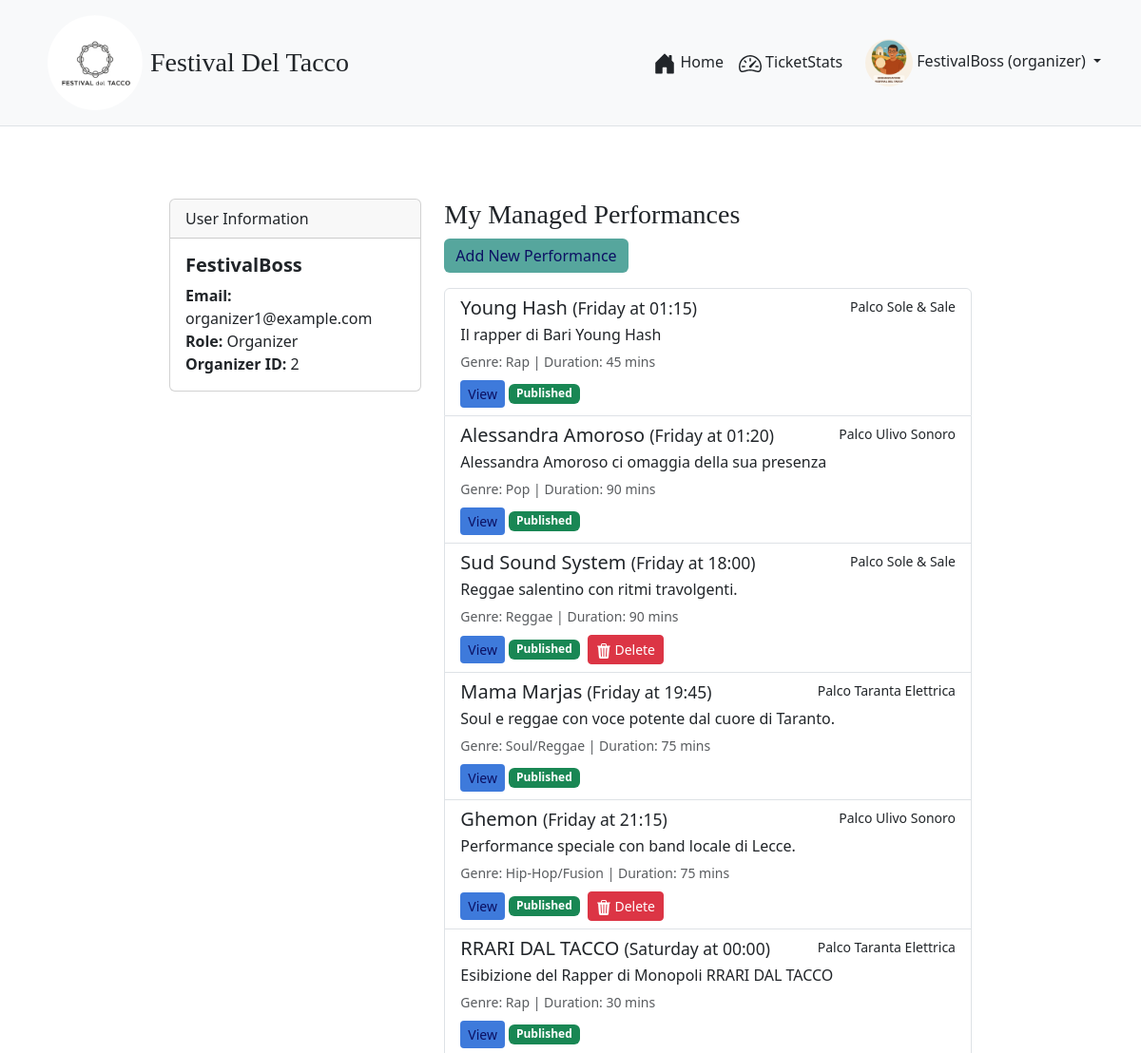
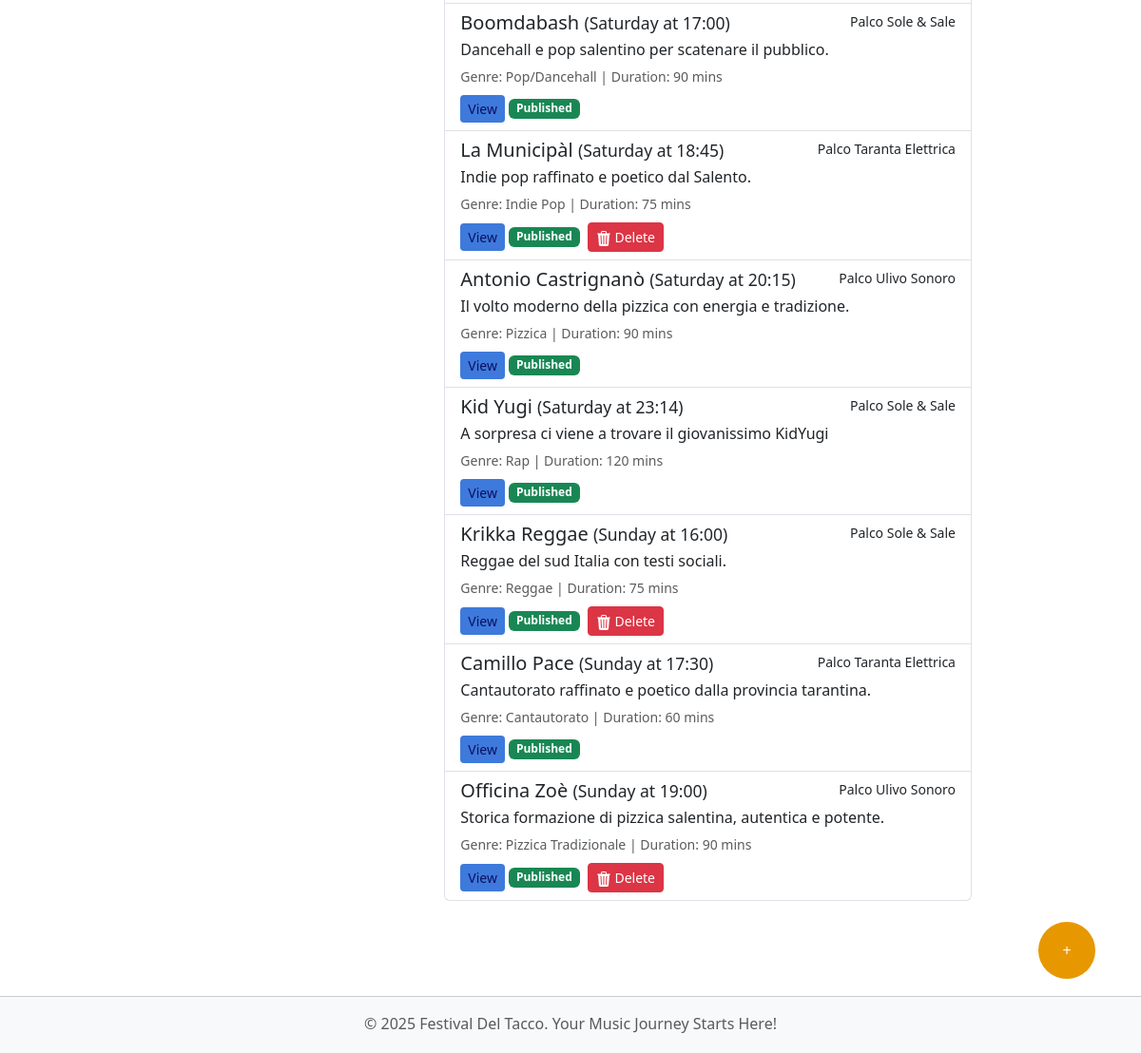
The page /profile (signed in) on the database its author committed (2 pictures, top to bottom).
### tables this page shows
CREATE TABLE UTENTI (
            id INTEGER PRIMARY KEY AUTOINCREMENT,
            email TEXT UNIQUE NOT NULL,
            nickname TEXT NOT NULL,
            password_hash TEXT NOT NULL,
            role TEXT NOT NULL CHECK(role IN ('participant', 'organizer'))
        );

CREATE TABLE PERFORMANCE (
            id INTEGER PRIMARY KEY AUTOINCREMENT,
            artist_name TEXT NOT NULL UNIQUE,
            day TEXT NOT NULL,
            start_time TEXT NOT NULL, -- HH:MM format
            duration_minutes INTEGER NOT NULL,
            description TEXT,
            stage_name TEXT NOT NULL,
            genre TEXT,
            image_path TEXT,
            is_published INTEGER NOT NULL DEFAULT 0, -- 0 for False, 1 for True
            organizer_id INTEGER NOT NULL,
            FOREIGN KEY (organizer_id) REFERENCES UTENTI (id)
        );

### app.py (the view)
@app.route('/profile')
@login_required
def profile():
    user_ticket = None
    all_festival_performances = [] # Per la visione completa del festival da parte dell'organizzatore
    if current_user.role == 'participant':
        user_ticket_data = db.get_ticket_by_user_id(current_user.id)
        if user_ticket_data:
            user_ticket = dict(user_ticket_data)
            user_ticket['valid_days_list'] = user_ticket['valid_days'].split(',')
            user_ticket['ticket_type_name'] = Config.TICKET_TYPES.get(user_ticket['ticket_type'], {}).get('name', 'Unknown Ticket')
    elif current_user.role == 'organizer':
        print(current_user.id)
        all_festival_performances = db.get_all_performances()
    return render_template('profile_festival.html',
                           user_ticket=user_ticket,
                           performances=all_festival_performances)

### app.py (called while the page is built)
@login_manager.user_loader
def load_user(user_id):
    user_data = db.get_user_by_id(int(user_id))
    if user_data:
        return User(id=user_data['id'], email=user_data['email'], nickname=user_data['nickname'], role=user_data['role'])
    return None

@app.context_processor
def inject_global_vars(): # prendo le variabli globali da festival_config.py, comuni a tutti i template
    user_has_ticket = False
    if current_user.is_authenticated and current_user.role == 'participant':
        if db.get_ticket_by_user_id(current_user.id):
            user_has_ticket = True
    return dict(
        FESTIVAL_DAYS=Config.FESTIVAL_DAYS,
        FESTIVAL_STAGES=Config.FESTIVAL_STAGES,
        TICKET_TYPES_CONFIG=Config.TICKET_TYPES,
        now=datetime.now().year,
        g_user_has_ticket=user_has_ticket
    )

### festival_dao.py (called while the page is built)
def get_db_connection():
    conn = sqlite3.connect(DATABASE_NAME)
    conn.row_factory = sqlite3.Row # Access columns by name
    return conn

def get_user_by_id(user_id):
    conn = get_db_connection()
    user = conn.execute("SELECT * FROM UTENTI WHERE id = ?", (user_id,)).fetchone()
    conn.close()
    return user

### templates/profile_festival.html (shortened to what this page needs)
{% extends "base_festival.html" %}
{% block content %}
<div class="container mt-5">
    <div class="row">
        <div class="col-md-4">
            <div class="card">
                <div class="card-header">
                    User Information
                </div>
                <div class="card-body">
                    <h5 class="card-title">{{ current_user.nickname }}</h5>
                    <p class="card-text">
                        <strong>Email:</strong> {{ current_user.email }}<br>
                        <strong>Role:</strong> {{ current_user.role.capitalize() }}
                        {% if current_user.role == 'organizer' %}
                        <br><strong>Organizer ID:</strong> {{ current_user.id }}
                        {% endif %}
                    </p>
                </div>
            </div>
        </div>
        <div class="col-md-8">
            {% if current_user.role == 'participant' %}
            <h3 style="font-family: 'Playfair Display', serif;">My Ticket</h3>
            {% if user_ticket %}
            <div class="card bg-light mb-3">
                <div class="card-header">{{ user_ticket.ticket_type_name }}</div>
                <div class="card-body">
                    <h5 class="card-title">Valid for: {{ user_ticket.valid_days_list | join(', ') }}</h5>
                    <p class="card-text"><small class="text-muted">Purchased on: {{ user_ticket.purchase_date.split('
                            ')[0] }}</small></p>
                </div>
            </div>
            {% else %}
            <p style="font-family: 'Playfair Display', serif;">You haven't purchased a ticket yet.</p>
            <a href="{{ url_for('buy_ticket') }}" class="btn btn-success">Buy Ticket Now!</a>
            {% endif %}
            {% elif current_user.role == 'organizer' %}
            <h3 style="font-family: 'Playfair Display', serif;">My Managed Performances</h3>
            <a href="{{ url_for('manage_performance') }}" class="btn mynewperfbutton mb-3">Add New Performance</a>
            {% if performances %}
            <div class="list-group">
                {% for perf in performances %}
                {% if perf.is_published or perf.organizer_id == current_user.id %}
                <div
                    class="list-group-item list-group-item-action flex-column align-items-start {% if not perf.is_published %}list-group-item-warning{% endif %}">
                    <div class="d-flex w-100 justify-content-between">
                        <h5 class="mb-1">{{ perf.artist_name }} <small>({{ perf.day }} at {{ perf.start_time }})</small>
                        </h5>
                        <small>{{ perf.stage_name }}</small>
                    </div>
                    <p class="mb-1">{{ perf.description[:100] }}{% if perf.description|length > 100 %}...{% endif %}</p>
                    <small class="text-muted">Genre: {{ perf.genre }} | Duration: {{ perf.duration_minutes }}
                        mins</small>
                    <div class="mt-2">
                        <a href="{{ url_for('performance_detail', perf_id=perf.id) }}"
                            class="btn btn-sm myviewbutton">View</a>
                        {% if not perf.is_published %}
                        <a href="{{ url_for('manage_performance', perf_id=perf.id) }}"
                            class="btn btn-sm myeditbutton">Edit</a>
                        <form action="{{ url_for('publish_performance', perf_id=perf.id) }}" method="POST"
                            style="display: inline;">
                            <button type="submit" class="btn btn-sm mybuttoncolors">Publish</button>
                        </form>
                        {% else %}
                        <span class="badge bg-success">Published</span>
                        {% endif %}
                        {% if perf.organizer_id == current_user.id %}
                        <form action="{{ url_for('delete_performance_route', perf_id=perf.id) }}" method="POST"
                            style="display: inline;"
                            onsubmit="return confirm('Are you sure you want to delete this performance? This action cannot be undone.');">
                            <button type="submit" class="btn btn-sm btn-danger ms-1">
                                Delete
                            </button>
                        </form>
                        {% endif %}
                    </div>
                </div>
                {% endif %}
                {% endfor %}
            </div>
            {% else %}
            <p>You haven't created any performances yet.</p>
            {% endif %}
            {% endif %}
        </div>
    </div>
</div>
{% endblock %}

### templates/base_festival.html (shortened to what this page needs)
<!DOCTYPE html>
<html lang="it-en">
<head>
    <link href="https://cdn.jsdelivr.net/npm/bootstrap@5.3.2/dist/css/bootstrap.min.css" rel="stylesheet"
>
    <link rel="stylesheet" href="{{ url_for('static', filename='css/style_festival.css') }}">
    <link rel="stylesheet" href="https://unpkg.com/leaflet@1.9.4/dist/leaflet.css"
 />
</head>
<body>
    <nav>
        <header class="p-3 mb-3 border-bottom bg-light sticky-top">
            <div class="container">
                <div class="d-flex flex-wrap align-items-center justify-content-center justify-content-lg-start">
                    <a href="{{ url_for('home') }}"
                        class="d-flex align-items-center text-dark text-decoration-none me-lg-auto ms-2">
                        <img src="{{ url_for('static', filename='images/logo/LogoFestivalDelTacco.jpeg') }}"
                            alt="Festival del Tacco" class="img-fluid rounded-circle"
                            style="height: 100px; width: 100px; object-fit: cover;" loading="lazy">
                        <span class="fs-3 ms-2" style="font-family: 'Playfair Display', serif;">Festival Del
                            Tacco</span>
                    </a>
                    <ul class="nav col-12 col-lg-auto mb-2 justify-content-center mb-md-0">
                        <li><a href="{{ url_for('home') }}"
                                class="nav-link px-2 {% if request.endpoint == 'home' %}link-secondary{% else %}link-dark{% endif %}">
                                Home
                            </a>
                        </li>
                        {% if current_user.is_authenticated and current_user.role == 'organizer' %}
                        <li>
                            <a href="{{ url_for('organizer_stats') }}"
                                class="nav-link px-2 {% if request.endpoint == 'organizer_stats' %}link-secondary{% else %}link-dark{% endif %}">
                                TicketStats
                            </a>
                        </li>
                        {% endif %}
                    </ul>
                    <div class="ms-lg-3">
                        {% if current_user.is_authenticated %}
                        <div class="dropdown text-end">
                            <a href="#" class="d-block link-dark text-decoration-none dropdown-toggle"
                                id="dropdownUser1" data-bs-toggle="dropdown" aria-expanded="false">
                                {% if current_user.role == 'organizer' %}
                                <img src="{{ url_for('static', filename='images/logo/organizer.png') }}"
                                    alt="organizer_image" width="50" height="50" class="rounded-circle myprofileicon">
                                {% endif %}
                                {{ current_user.nickname }} ({{ current_user.role }})
                            </a>
                        </div>
                        {% else %}
                        <a href="{{ url_for('login') }}" class="btn btn-outline myloginbutton me-2">Login</a>
                        <a href="{{ url_for('register') }}" class="btn  mybuttoncolors">Sign-up</a>
                        {% endif %}
                    </div>
                </div>
            </div>
        </header>
    </nav>
    <main class="container col-lg-9 col-md-12 pt-5 pt-md-3 pt-lg-2 pt-xl-2 pt-xxl-2 order-1 mt-lg-1 ">
        {% block content %}
        {% endblock %}
    </main>
    {% if current_user.is_authenticated and current_user.role == 'organizer' %}
    <div>
        <button type="button" class="btn m-5 end-0 myhoveringbutton" data-bs-toggle="modal"
            data-bs-target="#addPerformanceModal" title="Add New Performance">+</button>
    </div>
    {% endif %}
    <footer class="footer py-3 bg-light order-2">
        <div class="container text-center">
            <span class="text-muted">© {{ now }} Festival Del Tacco. Your Music Journey Starts Here!</span>
        </div>
    </footer>
</body>
</html>

### static/css/style_festival.css (style rules this page uses)
html, body { height: 100%; margin: 0; padding: 0; display: flex; flex-direction: column; }
body { min-height: 100vh; }
.myprofileicon { z-index: 1030; }
main, main.container { flex: 1; padding: 1rem; padding-bottom: 100px; }
footer.footer { flex-shrink: 0; height: 60px; background-color: #e8ddd5; padding: 1rem 0; text-align: center; border-top: 1px solid #ccc; }
.card { transition: transform 0.2s ease-in-out, box-shadow 0.2s ease-in-out; }
.card-title { font-weight: bold; }
header.sticky-top { z-index: 1030; }
.myviewbutton { background-color: #3e7adb; border: none; color: #0c1163; }
.mypublishbtn, .mypurchasebtn, .mynewperfbutton { background-color: #56a69d; border: none; color: #0c1163; }
.myhoveringbutton { background-color: #e79801; border: none; border-radius: 50%; bottom: 30px; color: #ffffff; cursor: pointer; height: 60px; position: fixed; right: 30px; text-align: center; text-decoration: none; vertical-align: middle; width: 60px; z-index: 1030; }
@media (min-width: 769px) { main { padding-top: 100px; } }

### rows shown on the page
UTENTI: nickname "FestivalBoss", role "organizer", email "organizer1@example.com", role "Organizer", id "2"
PERFORMANCE: artist_name "Young Hash", day "Friday", start_time "01:15", stage_name "Palco Sole & Sale", description "Il rapper di Bari Young Hash", genre "Rap", duration_minutes "45", is_published "Published"
PERFORMANCE: artist_name "Alessandra Amoroso", day "Friday", start_time "01:20", stage_name "Palco Ulivo Sonoro", description "Alessandra Amoroso ci omaggia della sua presenza", genre "Pop", duration_minutes "90", is_published "Published"
PERFORMANCE: artist_name "Sud Sound System", day "Friday", start_time "18:00", stage_name "Palco Sole & Sale", description "Reggae salentino con ritmi travolgenti.", genre "Reggae", duration_minutes "90", is_published "Published"
PERFORMANCE: artist_name "Mama Marjas", day "Friday", start_time "19:45", stage_name "Palco Taranta Elettrica", description "Soul e reggae con voce potente dal cuore di Taranto.", genre "Soul/Reggae", duration_minutes "75", is_published "Published"
PERFORMANCE: artist_name "Ghemon", day "Friday", start_time "21:15", stage_name "Palco Ulivo Sonoro", description "Performance speciale con band locale di Lecce.", genre "Hip-Hop/Fusion", duration_minutes "75", is_published "Published"
PERFORMANCE: artist_name "RRARI DAL TACCO", day "Saturday", start_time "00:00", stage_name "Palco Taranta Elettrica", description "Esibizione del Rapper di Monopoli RRARI DAL TACCO", genre "Rap", duration_minutes "30", is_published "Published"
PERFORMANCE: artist_name "Boomdabash", day "Saturday", start_time "17:00", stage_name "Palco Sole & Sale", description "Dancehall e pop salentino per scatenare il pubblico.", genre "Pop/Dancehall", duration_minutes "90", is_published "Published"
PERFORMANCE: artist_name "La Municipàl", day "Saturday", start_time "18:45", stage_name "Palco Taranta Elettrica", description "Indie pop raffinato e poetico dal Salento.", genre "Indie Pop", duration_minutes "75", is_published "Published"
PERFORMANCE: artist_name "Antonio Castrignanò", day "Saturday", start_time "20:15", stage_name "Palco Ulivo Sonoro", description "Il volto moderno della pizzica con energia e tradizione.", genre "Pizzica", duration_minutes "90", is_published "Published"
PERFORMANCE: artist_name "Kid Yugi", day "Saturday", start_time "23:14", stage_name "Palco Sole & Sale", description "A sorpresa ci viene a trovare il giovanissimo KidYugi", genre "Rap", duration_minutes "120", is_published "Published"
PERFORMANCE: artist_name "Krikka Reggae", day "Sunday", start_time "16:00", stage_name "Palco Sole & Sale", description "Reggae del sud Italia con testi sociali.", genre "Reggae", duration_minutes "75", is_published "Published"
PERFORMANCE: artist_name "Camillo Pace", day "Sunday", start_time "17:30", stage_name "Palco Taranta Elettrica", description "Cantautorato raffinato e poetico dalla provincia tarantina.", genre "Cantautorato", duration_minutes "60", is_published "Published"
PERFORMANCE: artist_name "Officina Zoè", day "Sunday", start_time "19:00", stage_name "Palco Ulivo Sonoro", description "Storica formazione di pizzica salentina, autentica e potente.", genre "Pizzica Tradizionale", duration_minutes "90", is_published "Published"
